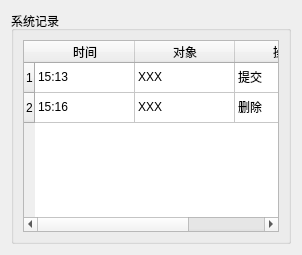
         <widget class="QWidget" name="page_10">
          <layout class="QVBoxLayout" name="verticalLayout_11">
           <item>
            <widget class="QWidget" name="widget_16" native="true">
             <layout class="QVBoxLayout" name="verticalLayout_13">
              <property name="spacing">
               <number>0</number>
              </property>
              <property name="leftMargin">
               <number>0</number>
              </property>
              <property name="topMargin">
               <number>0</number>
              </property>
              <property name="rightMargin">
               <number>0</number>
              </property>
              <property name="bottomMargin">
               <number>0</number>
              </property>
              <item>
               <widget class="QGroupBox" name="groupBox_20">
                <property name="title">
                 <string>系统记录</string>
                </property>
                <layout class="QVBoxLayout" name="verticalLayout_14">
                 <item>
                  <widget class="QTableWidget" name="tableWidget_6">
                   <row>
                    <property name="text">
                     <string>1</string>
                    </property>
                   </row>
                   <row>
                    <property name="text">
                     <string>2</string>
                    </property>
                   </row>
                   <column>
                    <property name="text">
                     <string>时间</string>
                    </property>
                   </column>
                   <column>
                    <property name="text">
                     <string>对象</string>
                    </property>
                   </column>
                   <column>
                    <property name="text">
                     <string>操作</string>
                    </property>
                   </column>
                   <item row="0" column="0">
                    <property name="text">
                     <string>15:13</string>
                    </property>
                   </item>
                   <item row="0" column="1">
                    <property name="text">
                     <string>XXX</string>
                    </property>
                   </item>
                   <item row="0" column="2">
                    <property name="text">
                     <string>提交</string>
                    </property>
                   </item>
                   <item row="1" column="0">
                    <property name="text">
                     <string>15:16</string>
                    </property>
                   </item>
                   <item row="1" column="1">
                    <property name="text">
                     <string>XXX</string>
                    </property>
                   </item>
                   <item row="1" column="2">
                    <property name="text">
                     <string>删除</string>
                    </property>
                   </item>
                  </widget>
                 </item>
                </layout>
               </widget>
              </item>
             </layout>
            </widget>
           </item>
          </layout>
         </widget>
